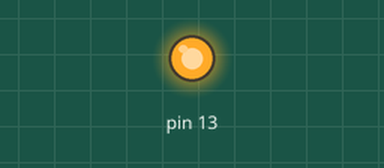
Simulated run of this sketch. Board: Arduino Uno, built with avr-gcc and run on an emulated ATmega328P. On the bench: output pins drawn as LEDs (lit = HIGH).

Above: at 1.0 s.
At 3.0 s:
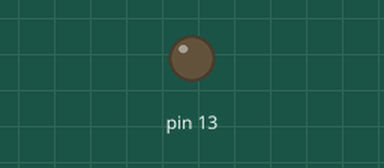
Timing chart, 0 to 5.2 s (numbered marks = the images above):
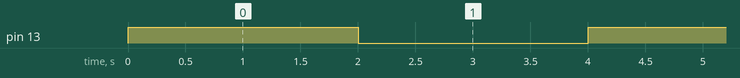

The sketch:

Hito1.2.ino
```cpp
int ledPin13;
void setup()
{
  pinMode(13, OUTPUT);
  Serial.begin(9600);
}

void loop()
{
  digitalWrite(13, HIGH);
  delay(2000); // Wait for 1000 millisecond(s)
  digitalWrite(13, LOW);
  delay(2000); // Wait for 1000 millisecond(s)
}
```

Measured:
- by itself, pin 13: alternates HIGH for 2.0 s and LOW for 2.0 s
